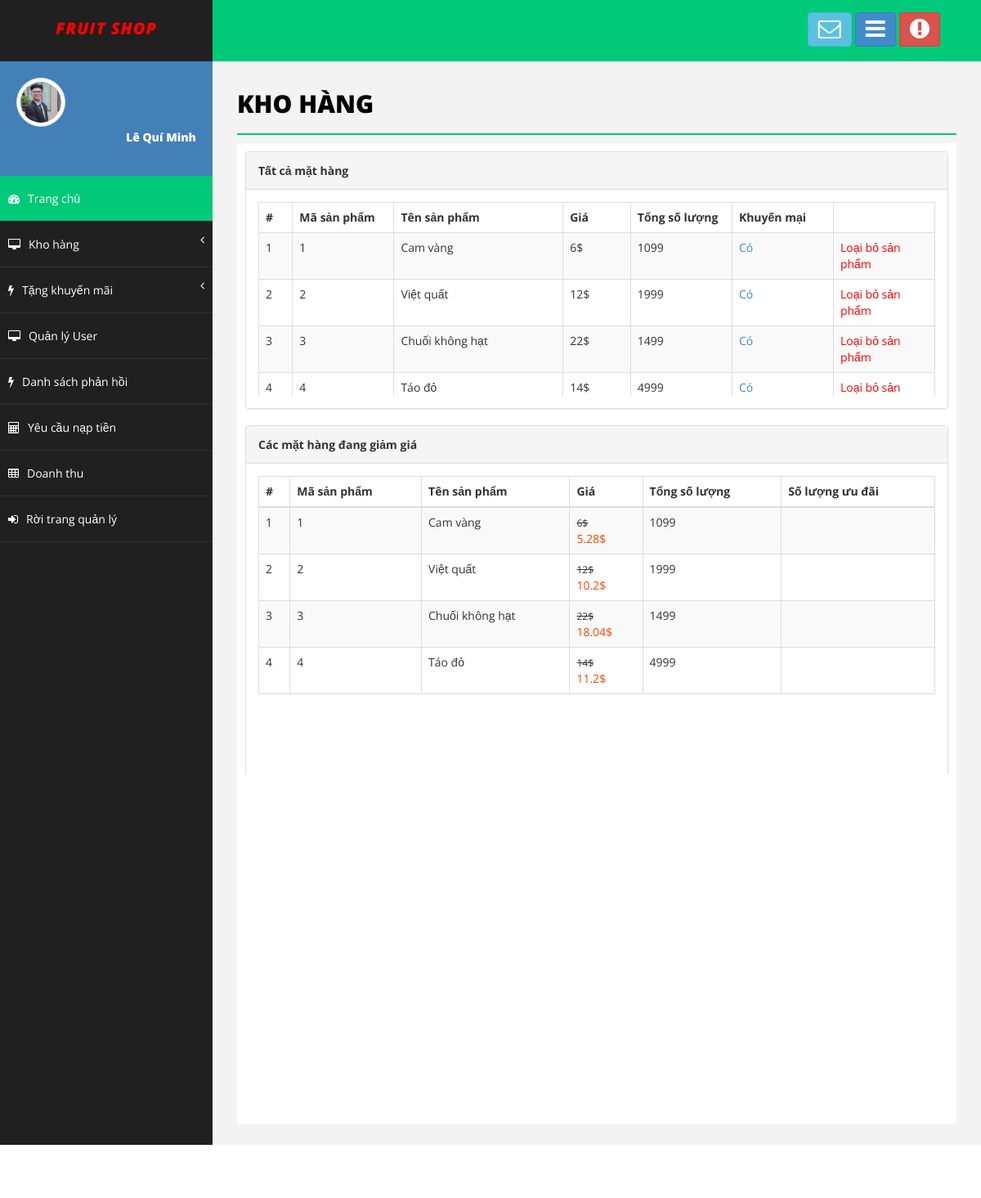
Screenshot of /Admin/DSSP.php (signed in) with the database file from the repository.
### tables this page shows
CREATE TABLE `dsuser` (
  `ID_User` int(11) NOT NULL,
  `Name_User` varchar(50) NOT NULL,
  `Sex` varchar(50) NOT NULL,
  `Address` varchar(50) NOT NULL,
  `Date` date NOT NULL,
  `PhoneNumber` varchar(50) NOT NULL,
  `Email` varchar(50) NOT NULL,
  `Avt` varchar(50) NOT NULL,
  `Wallet` double NOT NULL,
  `Chucvu` varchar(50) NOT NULL,
  `Name_TK` varchar(50) NOT NULL
);

CREATE TABLE `dssp` (
  `ID_SP` int(11) NOT NULL,
  `Name_SP` varchar(50) NOT NULL,
  `SLConLai` int(11) NOT NULL,
  `SLDaBan` int(11) NOT NULL,
  `Price` float NOT NULL,
  `Image_SP` varchar(255) NOT NULL,
  `MoTa` text NOT NULL,
  `TysoGiamGia` int(11) NOT NULL
);

### Admin/Control.php (called while the page is built, shortened)
<?php
    include("../Connect.php");
    class data{
        function Load_SP($table){
            global $con;
            $sql = "SELECT* FROM $table";
            $run = mysqli_query($con,$sql);
            return $run;
        }
        function Search_User($tentk){
            global $con;
            $sql = "SELECT* FROM dsuser WHERE Name_TK = '$tentk'";
            $run = mysqli_query($con,$sql);
            return $run;
        }
    }
?>

### Admin/DSSP.php (the view, shortened to what this page needs)
<!DOCTYPE html>
<html xmlns="http://www.w3.org/1999/xhtml">
<head>
    <?php
        include("Control.php");
        $getdata = new data();
        $input = $getdata->Search_User($_SESSION['TenTK']);
        $ttcn = mysqli_fetch_array($input);
    ?>
    <link href="assets/css/bootstrap.css" rel="stylesheet" />
    <link href="assets/css/font-awesome.css" rel="stylesheet" />
    <link href="assets/css/basic.css" rel="stylesheet" />
    <link href="assets/css/custom.css" rel="stylesheet" />
</head>
<body>
    <div id="wrapper">
        <nav class="navbar navbar-default navbar-cls-top " role="navigation" style="margin-bottom: 0">
            <div class="navbar-header">
                <a class="navbar-brand" style="font-style: italic; color: red;" href="Admin_TC.php">Fruit Shop</a>
            </div>
            <div class="header-right">
                <a href="message-task.html" class="btn btn-info" title="Hộp thư đến"><i class="fa fa-envelope-o fa-2x"></i></a>
                <a href="message-task.html" class="btn btn-primary" title="New Task"><i class="fa fa-bars fa-2x"></i></a>
                <button href="login.html" id="logout" class="btn btn-danger" title="Logout"><i class="fa fa-exclamation-circle fa-2x"></i></button>
            </div>
        </nav>
        <nav class="navbar-default navbar-side" role="navigation">
            <div class="sidebar-collapse">
                <ul class="nav" id="main-menu">
                    <li>
                        <div class="user-img-div">
                            <img src="../User/images/image_User/<?php echo$ttcn['Avt']; ?>" class="img-thumbnail" style="border-radius: 50%;" />
                            <div class="inner-text">
                                <?php echo$ttcn['Name_User']; ?>
                            </div>
                        </div>
                    </li>
                    <li>
                        <a class="active-menu" href="Admin_TC.php"><i class="fa fa-dashboard "></i>Trang chủ</a>
                    </li>
                    <li>
                        <a href="#"><i class="fa fa-desktop"></i>Kho hàng<span class="fa arrow"></span></a>
                    </li>
                     <li>
                        <a href="#"><i class="fa fa-flash"></i>Tặng khuyến mãi<span class="fa arrow"></span></a>
                    </li>
                    <li>
                        <a href="QLUser.php"><i class="fa fa-desktop"></i>Quản lý User</a>
                    </li>
                    <li>
                        <a href="DSPhanhoi.php"><i class="fa fa-flash"></i>Danh sách phản hồi</a>
                    </li>
                    <li>
                        <a href="#"><i class="fa fa-calculator"></i>Yêu cầu nạp tiền</a>
                    </li>
                    <li>
                        <a href="#"><i class="fa fa-table"></i>Doanh thu</a>
                    </li>
                    <li>
                        <a href="../User/Trangchu.php" ><i class="fa fa-sign-in "></i>Rời trang quản lý</a>
                    </li>
                </ul>
             </div>
        </nav>
        <div id="page-wrapper">
            <h1 class="page-head-line">Kho hàng</h1>
            <div id="page-inner" style="overflow: auto;">
                <div class="row">
                    <div class="col-md-12">
                        <div class="panel panel-default">
                            <div class="panel-heading" style="font-weight: bold;">Tất cả mặt hàng</div>
                            <div class="panel-body">
                                <table class="table table-striped table-bordered table-hover" style="width: 960px;">
                                    <thead>
                                        <tr>
                                            <th style="width: 5%;">#</th>
                                            <th style="width: 15%;">Mã sản phẩm</th>
                                            <th style="width: 25%;">Tên sản phẩm</th>
                                            <th style="width: 10%;">Giá</th>
                                            <th style="width: 15%;">Tổng số lượng</th>
                                            <th style="width: 15%;">Khuyến mại</th>
                                            <th style="width: 15%;"></th>
                                        </tr>
                                    </thead>
                                </table>
                                <div class="table-responsive" style="height: 200px; overflow-y: scroll; margin-top: -22px;">
                                    <table class="table table-striped table-bordered table-hover"  style="width: 1000px;">
                                        <tbody>
                                            <?php
                                                $select_sp = $getdata->Load_SP('dssp');
                                                $stt=1;
                                                foreach($select_sp as $sp){
                                            ?>
                                                <tr>
                                                    <td style="width: 5%;"><?php echo$stt++; ?></td>
                                                    <td style="width: 15%;"><?php echo$sp['ID_SP']; ?></td>
                                                    <td style="width: 25%;"><?php echo$sp['Name_SP']; ?></td>
                                                    <td style="width: 10%;"><?php echo$sp["Price"]; ?>$</td>
                                                    <td style="width: 15%;"><?php echo$sp["SLConLai"]; ?></td>
                                                    <td style="width: 15%;"><a href="updatevc.php?idvc=<?php echo$sp["ID_SP"]; ?>"><?php echo$km = $sp["TysoGiamGia"]>0 ? "Có" : "Không"; ?></a></td>
                                                    <td style="width: 15%;"><a href="deletesp.php?idsp=<?php echo$sp["ID_SP"]; ?>" style="color: red;"
                                                    onclick="return(confirm('Bạn có chắc chắn muốn loại bỏ?'));">Loại bỏ sản phẩm</a></td>
                                                </tr>
                                            <?php
                                                }
                                            ?>
                                        </tbody>
                                    </table>
                                </div>
                            </div>
                        </div>
                    </div>
                </div>
                <div class="row">
                    <div class="col-md-12">
                        <div class="panel panel-default">
                            <div class="panel-heading" style="font-weight: bold;">Các mặt hàng đang giảm giá</div>
                            <div class="panel-body">
                                <div class="table-responsive" style="height: 400px; overflow: auto;">
                                <table class="table table-striped table-bordered table-hover">
                                        <thead>
                                            <tr>
                                                <th>#</th>
                                                <th>Mã sản phẩm</th>
                                                <th>Tên sản phẩm</th>
                                                <th>Giá</th>
                                                <th>Tổng số lượng</th>
                                                <th>Số lượng ưu đãi</th>
                                            </tr>
                                        </thead>
                                        <tbody>
                                            <?php
                                                $stt=1;
                                                foreach($select_sp as $sp){
                                                    if($sp['TysoGiamGia']>0){
                                            ?>
                                                    <tr>
                                                        <td><?php echo$stt++; ?></td>
                                                        <td><?php echo$sp['ID_SP']; ?></td>
                                                        <td><?php echo$sp['Name_SP']; ?></td>
                                                        <td><?php echo'<span style="text-decoration: line-through; font-size: 12px;">'.$sp['Price']
                                                                    .'$<br></span><span style="color: orangered;">'.($sp['Price']-$sp['Price']
                                                                    *$sp['TysoGiamGia']/100)."$</sapn>"; ?></td>
                                                        <td><?php echo$sp['SLConLai']; ?></td>
                                                        <td><?php echo$sp['SLUuDai']; ?></td>
                                                        </tr>
                                            <?php
                                                    }
                                                }
                                            ?>
                                        </tbody>
                                    </table>
                                </div>
                            </div>
                        </div>
                    </div>
                </div>
            </div>
        </div>
    </div>
    <div id="footer-sec">
        &copy; 2014 YourCompany | Design By : <a href="http://www.binarytheme.com/" target="_blank">BinaryTheme.com</a>
    </div>
</body>
</html>

### Admin/assets/css/basic.css (style rules this page uses)
body { font-family: 'Open Sans', sans-serif; line-height:25px; }
#wrapper { width: 100%; background: #202020; }
#page-wrapper { padding: 15px 15px; min-height: 600px; background: #F3F3F3; }
#page-inner { width: 100%; margin: 10px 20px 10px 0px; background-color: #fff!important; padding: 10px; min-height: 1200px; }
.page-head-line { font-size: 30px; text-transform: uppercase; color: #000; font-weight: 800; padding-bottom: 20px; border-bottom: 2px solid #00CA79; margin-bottom: 10px; }
.navbar-cls-top .navbar-brand { color: #fff; background: #202020; width: 260px; text-align: center; height: 75px; font-size: 20px; letter-spacing: 1px; font-weight: 900; padding-top: 25px; text-transform:uppercase; }
.header-right { color: #fff; padding: 15px 50px 5px 50px; float: right; font-size: 16px; }
.user-img-div { min-height: 140px; padding: 20px; background-color: #4380B8; }
.user-img-div img { max-height: 60px; }
.user-img-div .inner-text { text-align: right; position: relative; color: #fff; font-weight: 800; line-height: 25px; }
.active-menu { background-color: #00CA79!important; }
.arrow { float: right; }
.fa.arrow:before { content: "\f104"; }
.sidebar-collapse, .sidebar-collapse .nav { background: none; }
.sidebar-collapse .nav { padding: 0; }
.sidebar-collapse .nav > li > a { color: #fff; background: #202020; text-shadow: none; padding: 15px 40px; border-bottom: 1px solid #2F2E31; }
.sidebar-collapse > .nav > li > a { padding: 15px 10px; }
.navbar-side { border: none; background-color: #202020; }
.navbar-cls-top { background: #00CA79; border-bottom: none; }
.navbar-default { border: 0px solid black; }
.navbar-header { background: #000000; }
.nav > li > a > i { margin-right: 10px; }
#footer-sec { background-color:#000; padding:20px 50px; color:#fff; font-size:12px; }
#footer-sec a { color:#fff; }
@media (min-width:768px) { #page-wrapper { margin: 0 0 0 260px; padding: 15px 30px; min-height: 1200px; } }
@media (min-width:768px) { .navbar-side { z-index: 1; position: absolute; width: 260px; } }
@media (min-width:768px) { .navbar { border-radius: 0px; } }

### rows the page displays
dsuser: Avt (picture), Name_User "Lê Quí Minh"
dssp: ID_SP "1", Name_SP "Cam vàng", Price "6", SLConLai "1099", TysoGiamGia "Có", Price+TysoGiamGia "5.28"
dssp: ID_SP "2", Name_SP "Việt quất", Price "12", SLConLai "1999", TysoGiamGia "Có", Price+TysoGiamGia "10.2"
dssp: ID_SP "3", Name_SP "Chuối không hạt", Price "22", SLConLai "1499", TysoGiamGia "Có", Price+TysoGiamGia "18.04"
dssp: ID_SP "4", Name_SP "Táo đỏ", Price "14", SLConLai "4999", TysoGiamGia "Có", Price+TysoGiamGia "11.2"
